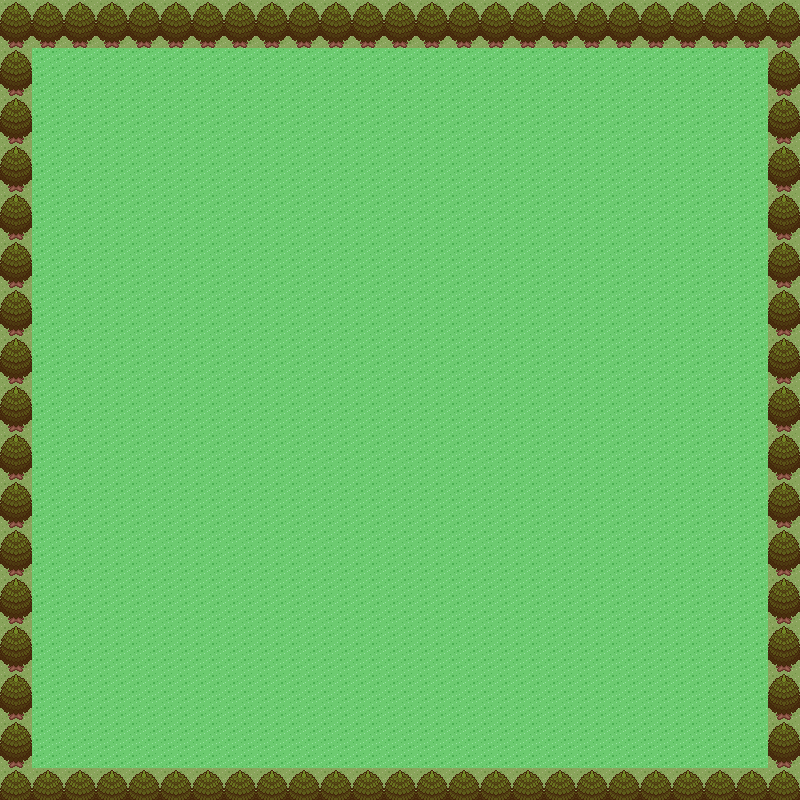

A 2D game scene composited from a Tiled map and its tileset images. What follows is a short description and the map's XML, with each tile layer's data collapsed to a summary:
An orthogonal 50x50 tile map with 16x16 px tiles, 3 tile layers (Tile Layer 1, Tile Layer 2, meta), 2 tilesets and 1 object (SpawnPoint).

<map version="1.0" orientation="orthogonal" renderorder="right-down" width="50" height="50" tilewidth="16" tileheight="16">
 <tileset firstgid="1" name="tileset_divers_transparent" tilewidth="16" tileheight="16">
  <image source="../tilesets/tileset_divers_transparent.png" width="1744" height="848" />
 </tileset>
 <tileset firstgid="5778" name="meta_tiles" tilewidth="16" tileheight="16" spacing="1" margin="1">
  <image source="../tilesets/meta_tiles.png" width="100" height="34" />
  <tile id="0">
   <properties>
    <property name="Collidable" value="True" />
   </properties>
  </tile>
 </tileset>
 <layer name="Tile Layer 1" width="50" height="50">
  <data>[2500 cells, 2500 non-empty, 1 distinct tile ids]</data>
 </layer>
 <layer name="Tile Layer 2" width="50" height="50">
  <data>[2500 cells, 430 non-empty, 6 distinct tile ids]</data>
 </layer>
 <layer name="meta" width="50" height="50">
  <data>[2500 cells, 430 non-empty, 1 distinct tile ids]</data>
 </layer>
 <objectgroup name="Objects">
  <object name="SpawnPoint" x="181" y="153" />
 </objectgroup>
</map>